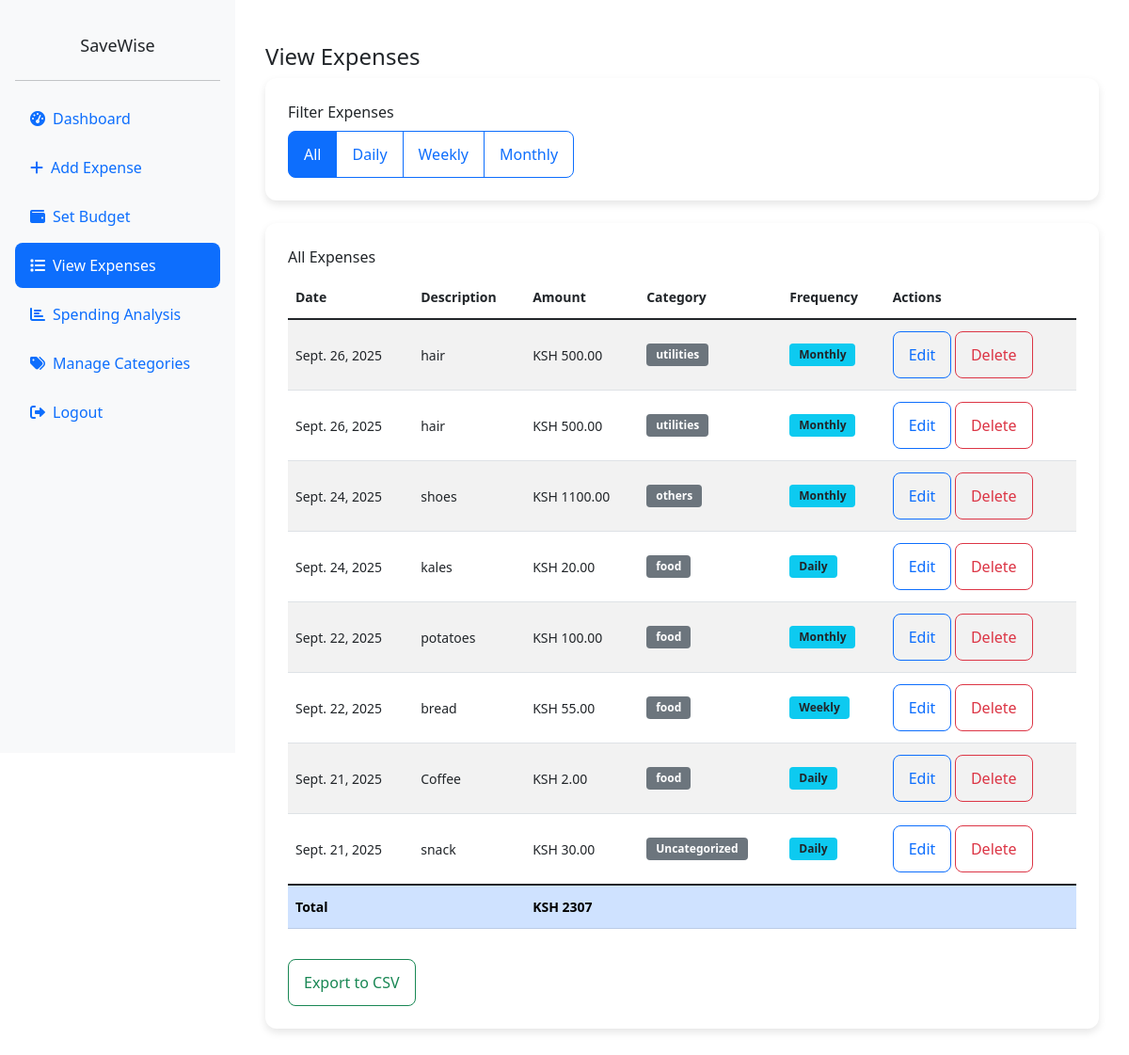
The page /api/expenses/ (signed in) on the database as committed earlier.
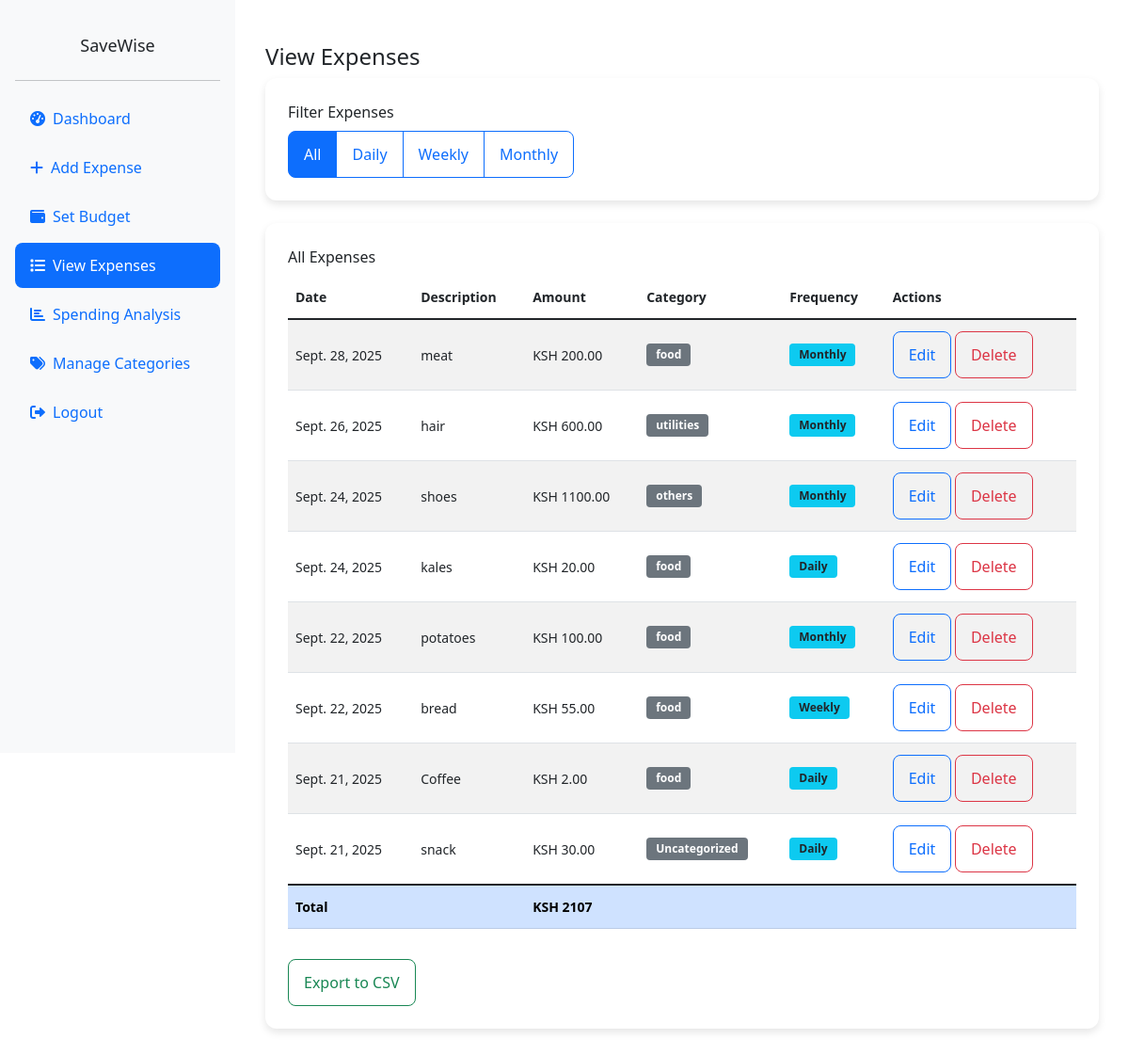
The same page on the database as committed later.
### api/models.py (models this page shows, shortened)
class Expense(models.Model):
    FREQUENCY_CHOICES = [
        ('daily', 'Daily'),
        ('weekly', 'Weekly'),
        ('monthly', 'Monthly'),
    ]
    user = models.ForeignKey(User, on_delete=models.CASCADE)
    amount = models.DecimalField(max_digits=10, decimal_places=2, validators=[MinValueValidator(0.01)])
    description = models.CharField(max_length=200)
    category = models.ForeignKey(ExpenseCategory, on_delete=models.SET_NULL, null=True, blank=True)
    date = models.DateField(default=timezone.now)
    frequency = models.CharField(max_length=10, choices=FREQUENCY_CHOICES, default='daily')
    created_at = models.DateTimeField(auto_now_add=True)
    class Meta:
        indexes = [
            models.Index(fields=['user', 'date']),
            models.Index(fields=['user', 'category']),
        ]

class ExpenseCategory(models.Model):
    PREDEFINED_CATEGORIES = [
        ('food', 'Food'),
        ('utilities', 'Utilities'),
        ('rent', 'Rent'),
        ('clothes', 'Clothes'),
        ('transport', 'Transport'),
        ('others', 'Others'),
    ]
    name = models.CharField(max_length=100)
    description = models.TextField(blank=True)

### api/views.py (the view, shortened to what this page needs)
# urls.py: path('expenses/', views.expense_list, name='expense_list'),
@login_required
def expense_list(request):
    frequency = request.GET.get('frequency', 'all')
    if frequency == 'daily':
        expenses = Expense.objects.filter(
            user=request.user,
            date=timezone.now().date()
        )
    elif frequency == 'weekly':
        week_ago = timezone.now().date() - timedelta(days=7)
        expenses = Expense.objects.filter(
            user=request.user,
            date__gte=week_ago
        )
    else:
        expenses = Expense.objects.filter(user=request.user)
    expenses = expenses.order_by('-date')
    total_amount = expenses.aggregate(Sum('amount'))['amount__sum'] or 0
    return render(request, 'api/expense_list.html', {
        'expenses': expenses,
        'frequency': frequency,
        'total_amount': total_amount  # Add this
    })

### api/templates/api/expense_list.html (shortened to what this page needs)
<!DOCTYPE html>
<html lang="en">
{% load static %}
<head>
    <link href="https://cdn.jsdelivr.net/npm/bootstrap@5.1.3/dist/css/bootstrap.min.css" rel="stylesheet">
    <link href="https://cdnjs.cloudflare.com/ajax/libs/font-awesome/6.0.0/css/all.min.css" rel="stylesheet">
    <link href="{% static 'css/mobile-responsive.css' %}" rel="stylesheet">
</head>
<body>
    <div class="sidebar" id="sidebar">
        <div class="p-3">
            <h4 class="text-center mb-4">SaveWise</h4>
            <hr>
            <ul class="nav flex-column">
                <li class="nav-item">
                    <a class="nav-link" href="{% url 'dashboard' %}">
                        <i class="fas fa-tachometer-alt me-2"></i>Dashboard
                    </a>
                </li>
                <li class="nav-item">
                    <a class="nav-link" href="{% url 'add_expense' %}">
                        <i class="fas fa-plus me-2"></i>Add Expense
                    </a>
                </li>
                <li class="nav-item">
                    <a class="nav-link" href="{% url 'set_budget' %}">
                        <i class="fas fa-wallet me-2"></i>Set Budget
                    </a>
                </li>
                <li class="nav-item">
                    <a class="nav-link active" href="{% url 'expense_list' %}">
                        <i class="fas fa-list me-2"></i>View Expenses
                    </a>
                </li>
                <li class="nav-item">
                    <a class="nav-link" href="{% url 'spending_analysis' %}">
                        <i class="fas fa-chart-bar me-2"></i>Spending Analysis
                    </a>
                </li>
                <li class="nav-item">
                    <a class="nav-link" href="{% url 'manage_categories' %}">
                        <i class="fas fa-tags me-2"></i>Manage Categories
                    </a>
                </li>
                <li class="nav-item">
                    <a class="nav-link" href="{% url 'logout' %}">
                        <i class="fas fa-sign-out-alt me-2"></i>Logout
                    </a>
                </li>
            </ul>
        </div>
    </div>
    <div class="main-content">
        <div class="container-fluid">
            <h2>View Expenses</h2>
                <div class="card dashboard-card mb-4">
                    <div class="card-body">
                        <h5 class="card-title">Filter Expenses</h5>
                        <div class="btn-group" role="group">
                            <a href="{% url 'expense_list' %}?frequency=all" class="btn btn-outline-primary {% if frequency == 'all' %}filter-active{% endif %}">All</a>
                            <a href="{% url 'expense_list' %}?frequency=daily" class="btn btn-outline-primary {% if frequency == 'daily' %}filter-active{% endif %}">Daily</a>
                            <a href="{% url 'expense_list' %}?frequency=weekly" class="btn btn-outline-primary {% if frequency == 'weekly' %}filter-active{% endif %}">Weekly</a>
                            <a href="{% url 'expense_list' %}?frequency=monthly" class="btn btn-outline-primary {% if frequency == 'monthly' %}filter-active{% endif %}">Monthly</a>
                        </div>
                    </div>
                </div>
                <div class="card dashboard-card">
                    <div class="card-body">
                        <h5 class="card-title">
                            {% if frequency == 'daily' %}
                                Today's Expenses
                            {% elif frequency == 'weekly' %}
                                This Week's Expenses
                            {% elif frequency == 'monthly' %}
                                This Month's Expenses
                            {% else %}
                                All Expenses
                            {% endif %}
                        </h5>
                        {% if expenses %}
                            <div class="table-responsive">
                                <table class="table table-striped">
                                    <thead>
                                        <tr>
                                            <th>Date</th>
                                            <th>Description</th>
                                            <th>Amount</th>
                                            <th>Category</th>
                                            <th>Frequency</th>
                                            <th>Actions</th>
                                        </tr>
                                    </thead>
                                    <tbody>
                                        {% for expense in expenses %}
                                            <tr>
                                                <td>{{ expense.date }}</td>
                                                <td>{{ expense.description }}</td>
                                                <td>KSH {{ expense.amount }}</td>
                                                <td>
                                                    <span class="badge bg-secondary">
                                                        {{ expense.category.name|default:"Uncategorized" }}
                                                    </span>
                                                </td>
                                                <td>
                                                    <span class="badge bg-info text-dark">
                                                        {{ expense.get_frequency_display }}
                                                    </span>
                                                </td>
                                                <td>
                                                    <button class="btn btn-sm btn-outline-primary" onclick="editExpense({{ expense.id }})">Edit</button>
                                                    <button class="btn btn-sm btn-outline-danger" onclick="deleteExpense({{ expense.id }})">Delete</button>
                                                </td>
                                            </tr>
                                        {% endfor %}
                                    </tbody>
                                    <tfoot>
                                        <tr class="table-primary">
                                            <td colspan="2"><strong>Total</strong></td>
                                            <td><strong>KSH {{ total_amount }}</strong></td>
                                            <td colspan="3"></td>
                                        </tr>
                                    </tfoot>
                                </table>
                            </div>
                            <div class="mt-3">
                                <button class="btn btn-outline-success" onclick="exportTableToCSV('expenses.csv')">
                                    Export to CSV
                                </button>
                            </div>
                        {% else %}
                            <div class="text-center py-4">
                                <p class="text-muted">No expenses found.</p>
                                <a href="{% url 'add_expense' %}" class="btn btn-primary">Add Your First Expense</a>
                            </div>
                        {% endif %}
                    </div>
                </div>
            </div>
        </div>
</body>
</html>

### static/css/mobile-responsive.css (style rules this page uses)
* { box-sizing: border-box; }
body { font-size: 16px; line-height: 1.5; }
.btn { min-height: 44px; min-width: 44px; padding: 12px 16px; font-size: 16px; border-radius: 8px; }
.sidebar { background-color: #f8f9fa; min-height: 100vh; position: fixed; top: 0; left: 0; width: 250px; z-index: 1000; transform: translateX(-100%); transition: transform 0.3s ease; padding-top: 20px; overflow-y: auto; }
.main-content { margin-left: 0; padding: 20px; min-height: 100vh; }
.card { border-radius: 12px; box-shadow: 0 2px 8px rgba(0, 0, 0, 0.1); margin-bottom: 16px; border: none; }
.card-body { padding: 20px; }
.table-responsive { border-radius: 8px; overflow-x: auto; -webkit-overflow-scrolling: touch; }
.table { font-size: 14px; }
.table th, .table td { padding: 12px 8px; vertical-align: middle; }
.badge { font-size: 12px; padding: 6px 10px; }
.nav-link { padding: 12px 16px; font-size: 16px; border-radius: 8px; margin-bottom: 4px; transition: all 0.2s ease; }
.nav-link:hover, .nav-link.active { background-color: #0d6efd; color: white; }
h2 { font-size: 24px; line-height: 1.3; }
h4 { font-size: 18px; line-height: 1.4; }
h5 { font-size: 16px; line-height: 1.5; }
@media (min-width: 768px) { .sidebar { transform: translateX(0); position: fixed; } }
@media (min-width: 768px) { .main-content { margin-left: 250px; padding: 24px; } }
@media (min-width: 768px) { .card-body { padding: 24px; } }
@media (min-width: 992px) { .main-content { margin-left: 250px; padding: 28px; } }
@media (min-width: 992px) { .sidebar { width: 250px; } }
@media (min-width: 1200px) { .main-content { margin-left: 250px; padding: 32px; } }

### api/templates/api/expense_list.html (style rules this page uses)
.sidebar { background-color: #f8f9fa; min-height: 100vh; position: fixed; top: 0; left: 0; width: 250px; z-index: 1000; transform: translateX(-100%); transition: transform 0.3s ease; padding-top: 20px; overflow-y: auto; }
.main-content { margin-left: 0; padding: 20px; min-height: 100vh; transition: margin-left 0.3s ease; }
@media (min-width: 768px) { .sidebar { transform: translateX(0); } }
@media (min-width: 768px) { .main-content { margin-left: 250px; } }
.dashboard-card { border-radius: 12px; box-shadow: 0 4px 8px rgba(0, 0, 0, 0.1); margin-bottom: 20px; transition: transform 0.2s ease, box-shadow 0.2s ease; }
.filter-active { background-color: #0d6efd; color: white; }

Rows that differ between the two databases and show on the page:
removed Expense: date "Sept. 26, 2025", description "hair", amount "500.00", category.name "utilities", frequency "Monthly"
removed Expense: date "Sept. 26, 2025", description "hair", amount "500.00", category.name "utilities", frequency "Monthly"
added Expense: date "Sept. 28, 2025", description "meat", amount "200.00", category.name "food", frequency "Monthly"
added Expense: date "Sept. 26, 2025", description "hair", amount "600.00", category.name "utilities", frequency "Monthly"
Other text that changed with them:
{{ total_amount }}: "2307" → "2107"
